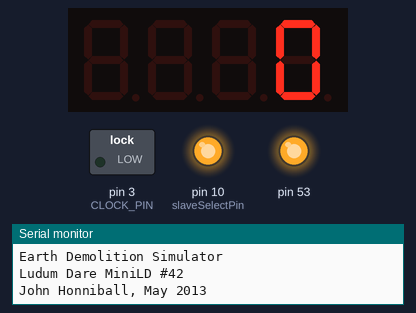
This sketch was run on a simulated Arduino Mega 2560, built with avr-gcc and run on an emulated ATmega2560. Shown: 4-digit seven-segment display, switched loads named in the sketch (green lamp = pin HIGH), output pins drawn as LEDs (lit = HIGH), the last lines printed to the serial monitor. Pins used as bus, display or sensor lines are not drawn.

Above: at 1.1 s.
At 4.0 s:
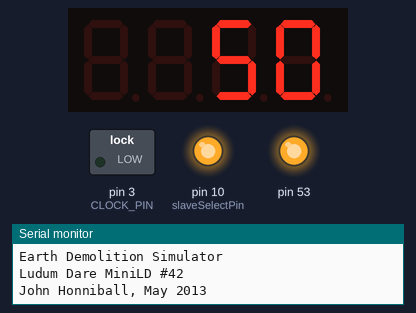
At 5.0 s:
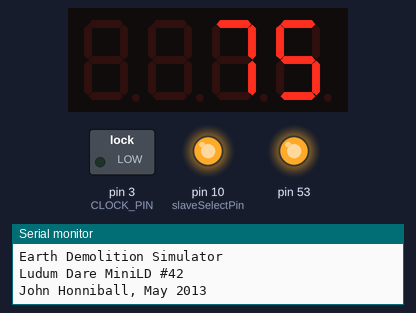
At 6.0 s:
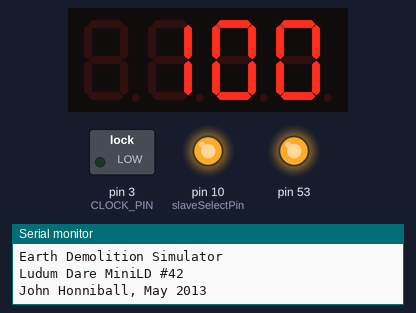
At 7.9 s:
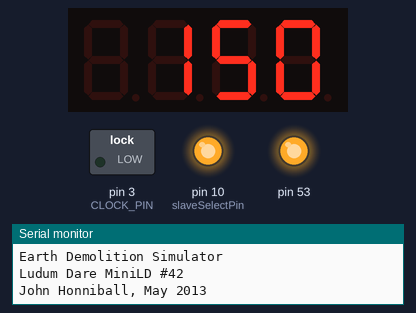
At 39.5 s:
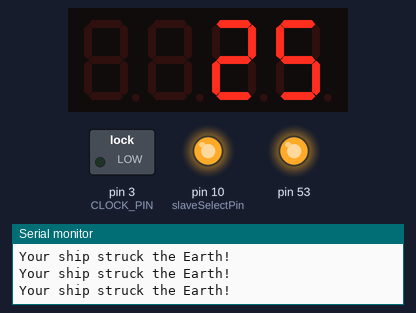

The sketch:

EarthDemSim.ino
```cpp
/* EarthDemSim --- Earth Demolition Simulator         2013-05-26 */
/* Copyright (c) 2013 John Honniball */

/* Released under the GNU Public Licence (GPL) */

#include <SPI.h>
#ifdef OLD_SCORE_DISPLAY
#include <Wire.h>
#else
#include <TM1637Display.h>
#endif

// Direct port I/O defines for Arduino with ATmega328
// Change these if running on Mega Arduino
#define LEDOUT PORTB
#define CS     0x04
#define SDA    0x08
#define SCLK   0x20

// Connections to NES controller
#define LATCH_PIN    2
#define CLOCK_PIN    3
#define DATA_PIN     4

#define NESOUT       PORTD
#define NESIN        PIND
#define LATCH_BIT    (1 << LATCH_PIN)
#define CLOCK_BIT    (1 << CLOCK_PIN)
#define DATA_BIT     (1 << DATA_PIN)

// Connections to MAX7219 via SPI port on AVR chip
// I'm actually using a ready-made MAX7219 board and red LED
// matrix display, Deal Extreme (dx.com) SKU #184854
#define slaveSelectPin 10  // CS pin
#define SDAPin 11          // DIN pin
#define SCLKPin 13         // CLK pin

#ifdef OLD_SCORE_DISPLAY
// I2C address of SAA1064 LED driver chip
#define SAA1064_ADDR (56)
#else
// I/O pins for TM1637 connection
#define TM1637_CLOCK_PIN  5
#define TM1637_DATA_PIN   6
#endif

// Bits returned by 'readNES':
#define NES_A        1
#define NES_B        2
#define NES_SELECT   4
#define NES_START    8
#define NES_N       16
#define NES_S       32
#define NES_W       64
#define NES_E      128

// Registers in MAX7219
#define NOOP_REG        (0x00)
// Display registers 1 to 8
#define DECODEMODE_REG  (0x09)
#define INTENSITY_REG   (0x0A)
#define SCANLIMIT_REG   (0x0B)
#define SHUTDOWN_REG    (0x0C)
#define DISPLAYTEST_REG (0x0F)

// Size of LED matrix
#define MAXX 8
#define MAXY 8
#define MAXROWS 8


// The pixel buffer, 8 bytes
unsigned char FrameBuffer[MAXY];

unsigned char EarthMap[8][8];

// Using small integers for Earth pixels allows future
// addition of features such as harder rock (which takes
// several shots to demolish), and so on.
unsigned char Earth8x8[8][8] = {
  {0, 0, 1, 1, 1, 1, 0, 0},
  {0, 1, 1, 2, 2, 1, 1, 0},
  {1, 1, 2, 3, 3, 2, 1, 1},
  {1, 2, 3, 4, 4, 3, 2, 1},
  {1, 2, 3, 4, 4, 3, 2, 1},
  {1, 1, 2, 3, 3, 2, 1, 1},
  {0, 1, 1, 2, 2, 1, 1, 0},
  {0, 0, 1, 1, 1, 1, 0, 0}
};

// Very inefficiently coded icon for winning
unsigned char WinIcon[8][8] = {
  {0, 0, 1, 1, 1, 1, 0, 0},
  {0, 1, 0, 0, 0, 0, 1, 0},
  {1, 0, 1, 0, 0, 1, 0, 1},
  {1, 0, 0, 0, 0, 0, 0, 1},
  {1, 0, 1, 0, 0, 1, 0, 1},
  {1, 0, 0, 1, 1, 0, 0, 1},
  {0, 1, 0, 0, 0, 0, 1, 0},
  {0, 0, 1, 1, 1, 1, 0, 0}
};

// Slightly less inefficiently coded icon for losing a ship
unsigned char ShipIcon[8][8] = {
  {4, 3, 0, 0, 0, 0, 3, 4},
  {4, 3, 2, 0, 0, 2, 3, 4},
  {3, 3, 2, 1, 1, 2, 3, 3},
  {2, 2, 2, 1, 1, 2, 2, 2},
  {0, 1, 1, 1, 1, 1, 1, 0},
  {0, 1, 1, 1, 1, 1, 1, 0},
  {2, 2, 2, 0, 0, 2, 2, 2},
  {3, 3, 0, 0, 0, 0, 3, 3}
};

unsigned char LoseIcon[8][8] = {
  {0, 0, 1, 1, 1, 1, 0, 0},
  {0, 1, 0, 0, 0, 0, 1, 0},
  {1, 0, 1, 0, 0, 1, 0, 1},
  {1, 0, 0, 0, 0, 0, 0, 1},
  {1, 0, 0, 1, 1, 0, 0, 1},
  {1, 0, 1, 0, 0, 1, 0, 1},
  {0, 1, 0, 0, 0, 0, 1, 0},
  {0, 0, 1, 1, 1, 1, 0, 0}
};

#ifdef OLD_SCORE_DISPLAY
#define A (1 << 0)
#define B (1 << 1)
#define C (1 << 2)
#define D (1 << 3)
#define E (1 << 4)
#define F (1 << 5)
#define G (1 << 6)
#define DP (1 << 7)

// Table of seven-segment digits 0-9
unsigned char Segtab[10] = {
  A | B | C | D | E | F,     // 0
  D | E,                     // 1
  A | C | D | F | G,         // 2
  C | D | E | F | G,         // 3
  B | D | E | G,             // 4
  B | C | E | F | G,         // 5
  A | B | C | E | F | G,     // 6
  C | D | E,                 // 7
  A | B | C | D | E | F | G, // 8
  B | C | D | E | F | G      // 9
};
#endif


struct {
  int x, y;
} Missile;

int Brightness = 7; // LED matrix display brightness
int Playerpos;   // Player position 0..15
int Playerx;     // Player X, 0..7
int Earthy;
int Score;

#ifndef OLD_SCORE_DISPLAY
TM1637Display ScoreDisplay(TM1637_CLOCK_PIN, TM1637_DATA_PIN);
#endif

void setup(void)
{
  Serial.begin(9600);

  Serial.println("Earth Demolition Simulator");
  Serial.println("Ludum Dare MiniLD #42");
  Serial.println("John Honniball, May 2013");

  // Initialise LED matrix controller chip
  max7219_begin();

  // Set up I/O pins for the NES controller
  pinMode(LATCH_PIN, OUTPUT);
  pinMode(CLOCK_PIN, OUTPUT);
  pinMode(DATA_PIN, INPUT);

  digitalWrite(LATCH_PIN, LOW);
  digitalWrite(CLOCK_PIN, LOW);

  // Clear frame buffer and LED matrix (all pixels off)
  clrFrame();

  updscreen();

#ifdef OLD_SCORE_DISPLAY
  saa1064_begin();
#else
  ScoreDisplay.setBrightness(Brightness / 2, false);
  ScoreDisplay.showNumberDec(0);
#endif

  // Wait one second
  delay(1000);

#ifndef OLD_SCORE_DISPLAY
  ScoreDisplay.setBrightness(Brightness / 2, true);
#endif

  setleds(0);
}


void loop(void)
{
  // Press START
  waitReady();

  runGame();
}


/* waitReady --- wait for the player to be ready and press START */

void waitReady(void)
{
  unsigned int nesbits;

  clrFrame();

  // Draw prompt screen
  setHline(1, 6, 3);
  setHline(1, 6, 4);

  updscreen();

  do {
    nesbits = readNES();

    // Allow brightness adjustment while waiting for START
    if ((nesbits & NES_N) && (Brightness < 15)) {
      ++Brightness;
      max7219write(INTENSITY_REG, Brightness);
#ifndef OLD_SCORE_DISPLAY
      ScoreDisplay.setBrightness(Brightness / 2);
      setleds(Score);
#endif
    }

    if ((nesbits & NES_S) && (Brightness > 0)) {
      --Brightness;
      max7219write(INTENSITY_REG, Brightness);
#ifndef OLD_SCORE_DISPLAY
      ScoreDisplay.setBrightness(Brightness / 2);
      setleds(Score);
#endif
    }

    delay(100);
  } while ((nesbits & NES_START) == 0);
}


/* runGame --- run a single game to either win or lose */

void runGame(void)
{
  int ship;
  int won;

  memcpy(EarthMap, Earth8x8, sizeof (EarthMap));  // Refresh Earth

  Score = 0;
  setleds(Score);

  for (ship = 3; ship > 0; ship--) {
    showShips(ship);

    won = runLevel();

    if (won)
      break;
    else
      showLoseShip();
  }

  if (won)
    showWin();
  else
    showLose();
}


/* showShips --- show player how many ships remain */

void showShips(int ships)
{
  int f, s;

  // The ship that is about to play will blink on and off
  for (f = 0; f < 5; f++) {
    clrFrame();

    for (s = 0; s < ships; s++)
      drawPlayer(6, s * 3);

    updscreen();

    delay(200);

    clrFrame();

    for (s = 0; s < (ships - 1); s++)
      drawPlayer(6, s * 3);

    updscreen();

    delay(100);
  }
}


/* runLevel --- play a single level of the game */

int runLevel(void)
{
  int playing = true;
  int frame = 0;
  int earthSpeed;
  int won = 0;

  Earthy = 8;  // Earth just off-screen
  earthSpeed = 25;  // Earth moves every 25 frames, 1 second
  Playerpos = 2;
  Playerx = Playerpos / 2;
  Missile.x = Playerx;
  Missile.y = MAXY;

  while (playing) {
    // Record timer in milliseconds at start of frame cycle
    const long int start = millis();

    drawBackground();

    drawPlayer(Playerx, 0);

    drawMissile();

    drawEarth(frame);

    updscreen();

    const unsigned int nesbits = readNES();
//  Serial.println(nesbits, HEX);

    if (nesbits & NES_W)
      goLeft();

    if (nesbits & NES_E)
      goRight();

    // Move the missile, or fire a new one
    if (Missile.y < MAXY) {
      Missile.y++;
      if (missileCollision()) {
        Missile.y = MAXY;
        Score += 25;
        setleds(Score);
      }
    }
    else if (nesbits & (NES_A | NES_B)) { // A or B buttons both fire, for
      Missile.x = Playerx;                // ease of use with FlightGrip 2
      Missile.y = 1;
    }

    if (demolished()) {
      Serial.println("Earth demolished, you win");
      won = 1;
      playing = 0;
    }

    // Earth moves one pixel closer every 25 frames (1 sec)
    if ((frame % earthSpeed) == 0)
      Earthy--;

    if (earthCollision()) {
      Serial.println("Your ship struck the Earth!");
      playing = 0;
    }

    // If we allow the Earth to pass by, re-set it
    if (Earthy < -10) {
      Serial.println("Earth passed by, re-targeting!");
      earthSpeed = (earthSpeed * 4) / 5;

      if (earthSpeed < 2)
        earthSpeed = 1;

      turnEarth90();
      Earthy = 8;
    }

    frame++;

    // Work out timing for this frame
    const long int now = millis();
    const int elapsed = now - start;

//    Serial.print(elapsed);
//    Serial.println("ms.");

    if (elapsed < 40)
      delay(40 - elapsed);
  }

  delay(500);

  return (won);
}


/* showWin --- display winning animation */

void showWin(void)
{
  int x, y;

  clrFrame();

  for (x = 0; x < MAXX; x++) {
    for (y = 0 ; y < MAXY; y++) {
      if (WinIcon[y][x] != 0)
        setPixel(x, 7 - y);
    }
  }

  updscreen();

  delay(4000);
}


/* showLose --- display losing animation */

void showLose(void)
{
  int x, y;

  clrFrame();

  for (x = 0; x < MAXX; x++) {
    for (y = 0 ; y < MAXY; y++) {
      if (LoseIcon[y][x] != 0)
        setPixel(x, 7 - y);
    }
  }

  updscreen();

  delay(4000);
}


/* showLoseShip --- display lose-a-ship animation */

void showLoseShip(void)
{
  int x, y;
  int frame;

  for (frame = 1; frame <= 4; frame++) {
    clrFrame();

    for (x = 0; x < MAXX; x++) {
      for (y = 0 ; y < MAXY; y++) {
        if (ShipIcon[y][x] == frame)
          setPixel(x, 7 - y);
      }
    }

    updscreen();

    delay(300);
  }

  clrFrame();
  updscreen();

  delay(500);
}


/* goLeft --- move player left */

void goLeft(void)
{
  if (Playerpos > 0)
    Playerpos--;

  Playerx = Playerpos / 2;
}


/* goRight --- move player right */

void goRight(void)
{
  if (Playerpos < ((MAXX * 2) - 1))
    Playerpos++;

  Playerx = Playerpos / 2;
}


/* demolished --- return true if the Earth has been entirely demolished */

int demolished(void)
{
  int x, y;

  for (x = 0; x < MAXX; x++) {
    for (y = 0 ; y < MAXY; y++) {
      if (EarthMap[y][x] != 0)
        return (0);
    }
  }

  return (1);
}


/* missileCollision --- detect collision between missile and Earth */

int missileCollision(void)
{
  int y;

  if (Missile.y < Earthy)
    return (0);

  y = Missile.y - Earthy;

  if (y > (MAXY - 1))
    return (0);

  switch (EarthMap[y][Missile.x]) {
  case 0:
    return (0);  // Space
    break;
  case 1:  // Crust
    EarthMap[y][Missile.x] = 0;
    break;
  case 2:  // Outer Mantle
    EarthMap[y][Missile.x] = 0;
    break;
  case 3:  // Inner Mantle
    EarthMap[y][Missile.x] = 5; // Takes two shots to destroy
    break;
  case 4:  // Core
    EarthMap[y][Missile.x] = 0;
    break;
  case 5:  // Inner Mantle, hit once (flickering)
    EarthMap[y][Missile.x] = 0;
    break;

  }

  return (1);
}


/* earthCollision --- detect collision between Earth and player */

int earthCollision(void)
{
  int y0, y1;

  if (Earthy > 1)
    return (0);  // Earth isn't low enough yet
  else if (Earthy < -7)
    return (0);

  y1 = 1 - Earthy;
  y0 = 0 - Earthy;

  if ((y1 >= 0) && (y1 < 8) && (EarthMap[y1][Playerx] != 0))
    return (1);

  if ((y0 >= 0) && (y0 < 8) && (Playerx > 0) && (EarthMap[y0][Playerx - 1] != 0))
    return (1);

  if ((y0 >= 0) && (y0 < 8) && (Playerx < (MAXX - 1)) && (EarthMap[y0][Playerx + 1] != 0))
    return (1);

  return (0);
}


/* turnEarth90 --- rotate pixel map for Earth by 90 degrees */

void turnEarth90(void)
{
  // We need to rotate 'EarthMap' by 90 degrees, but we don't want to
  // use a temporary 64-byte array. We do it by combining two reflections
  // which can be done in-place.
  int i, j;
  unsigned char temp;

  // First, we reflect in Y=X
  for (i = 0; i < (MAXX - 1); i++) {
    for (j = i + 1; j < MAXX; j++) {
      temp = EarthMap[i][j];
      EarthMap[i][j] = EarthMap[j][i];
      EarthMap[j][i] = temp;
    }
  }

  // Now, reflect about X mid-point
  for (i = 0; i < MAXY; i++) {
    for (j = 0; j < (MAXX / 2); j++) {
      temp = EarthMap[i][j];
      EarthMap[i][j] = EarthMap[i][7 -j];
      EarthMap[i][7 - j] = temp;
    }
  }
}


/* readNES --- read the NES controller */

unsigned int readNES(void)
{
  // With digitalRead/digitalWrite: 150us
  // With direct port I/O: 24us
//unsigned long int before, after;
  unsigned int nesbits = 0;
  int i;

//before = micros();

#ifdef SLOW_READNES
  digitalWrite(LATCH_PIN, HIGH);
  digitalWrite(LATCH_PIN, LOW);

  for (i = 0; i < 8; i++) {
    if (digitalRead(DATA_PIN) == LOW)
      nesbits |= (1 << i);

    digitalWrite(CLOCK_PIN, HIGH);
    digitalWrite(CLOCK_PIN, LOW);
  }
#else
  NESOUT |= LATCH_BIT;
  delayMicroseconds(2);
  NESOUT &= ~LATCH_BIT;

  for (i = 0; i < 8; i++) {
    delayMicroseconds(2);

    if ((NESIN & DATA_BIT) == 0)
      nesbits |= (1 << i);

    NESOUT |= CLOCK_BIT;
    delayMicroseconds(2);
    NESOUT &= ~CLOCK_BIT;
  }
#endif

//after = micros();
//Serial.print("readNES: ");
//Serial.print(after - before, DEC);
//Serial.println("us");

  return (nesbits);
}


/* drawBackground --- draw the screen background */

void drawBackground(void)
{
  // TODO: draw a couple of stars
  clrFrame();
}


/* drawMissile --- draw the missile (a single pixel) */

void drawMissile(void)
{
  if (Missile.y < MAXY)
    setPixel(Missile.x, Missile.y);
}


/* drawEarth --- draw the Earth approaching from top */

void drawEarth(const int frame)
{
  int x;

  if ((Earthy > 7) || (Earthy < -7))
    return;  // Earth is off-screen

  for (x = 0; x < MAXX; x++) {
    int ys = max(Earthy, 0);
    int ye = max(-Earthy, 0);

    for ( ; (ye < MAXY) && (ys < MAXY); ye++, ys++) {
      if (EarthMap[ye][x] != 0) {
        if (EarthMap[ye][x] == 5) {
          if (frame & 1)       // Draw on alternate frames
            setPixel(x, ys);   // for flicker effect
        }
        else
          setPixel(x, ys);
      }
    }
  }
}


/* drawPlayer --- draw an inverted T for the player */

void drawPlayer(const int x, const int y)
{
  if (x > 0)
    setPixel(x - 1, y);

  setPixel(x, y);
  setPixel(x, y + 1);

  if (x < 7)
    setPixel(x + 1, y);
}


/* clrFrame --- clear the entire frame (all LEDs off) */

void clrFrame(void)
{
  memset(FrameBuffer, 0, sizeof (FrameBuffer));
}


/* setVline --- draw vertical line */

void setVline(const unsigned int x, const unsigned int y1, const unsigned int y2)
{
  unsigned int y;

  for (y = y1; y <= y2; y++)
    setPixel(x, y);
}


/* clrVline --- draw vertical line */

void clrVline(const unsigned int x, const unsigned int y1, const unsigned int y2)
{
  unsigned int y;

  for (y = y1; y <= y2; y++)
    clrPixel(x, y);
}


/* setHline --- set pixels in a horizontal line */

void setHline(const unsigned int x1, const unsigned int x2, const unsigned int y)
{
  unsigned int x;

  for (x = x1; x <= x2; x++)
    setPixel(x, y);
}


/* clrHline --- clear pixels in a horizontal line */

void clrHline(const unsigned int x1, const unsigned int x2, const unsigned int y)
{
  unsigned int x;

  if (y < MAXY) {
    for (x = x1; x <= x2; x++)
      clrPixel(x, y);
  }
}


/* setRect --- set pixels in a (non-filled) rectangle */

void setRect(const int x1, const int y1, const int x2, const int y2)
{
  setHline(x1, x2, y1);
  setVline(x2, y1, y2);
  setHline(x1, x2, y2);
  setVline(x1, y1, y2);
}


/* fillRect --- set pixels in a filled rectangle */

void fillRect(const int x1, const int y1, const int x2, const int y2, const int ec, const int fc)
{
  int y;

  for (y = y1; y <= y2; y++)
    if (fc == 0)
      clrHline(x1, x2, y);
    else if (fc == 1)
      setHline(x1, x2, y);

  if (ec == 1) {
    setHline(x1, x2, y1);
    setVline(x2, y1, y2);
    setHline(x1, x2, y2);
    setVline(x1, y1, y2);
  }
  else if (ec == 0) {
    clrHline(x1, x2, y1);
    clrVline(x2, y1, y2);
    clrHline(x1, x2, y2);
    clrVline(x1, y1, y2);
  }
}


/* setPixel --- set a single pixel in the frame buffer */

void setPixel(const int x, const int y)
{
  FrameBuffer[y] |= (1 << x);
}


/* clrPixel --- clear a single pixel in the frame buffer */

void clrPixel(const int x, const int y)
{
  FrameBuffer[y] &= ~(1 << x);
}


/* updscreen --- update the physical screen from the frame buffer */

void updscreen(void)
{
// About 40us on 16MHz Arduino
//  unsigned long int before, after;
  int r;

//  before = micros();

  for (r = 0; r < MAXY; r++) {
    max7219write(r + 1, FrameBuffer[r]);
  }

//  after = micros();

//  Serial.print(after - before);
//  Serial.println("us updscreen");
}


/* max7219_begin --- initialise the MAX219 LED driver */

void max7219_begin(void)
{
  int i;

  /* Configure I/O pins on Arduino */
  pinMode(slaveSelectPin, OUTPUT);
  pinMode(SDAPin, OUTPUT);
  pinMode(SCLKPin, OUTPUT);

  digitalWrite(slaveSelectPin, HIGH);
  digitalWrite(SDAPin, HIGH);
  digitalWrite(SCLKPin, HIGH);

  SPI.begin();
  // The following line fails on arduino-0021 due to a bug in the SPI library
  // Compile with arduino-0022 or later
  SPI.setClockDivider(SPI_CLOCK_DIV2);
  SPI.setBitOrder(MSBFIRST);
  SPI.setDataMode(SPI_MODE0);

  /* Start configuring the MAX7219 LED controller */
  max7219write(DISPLAYTEST_REG, 0); // Switch off display test mode

  max7219write(SHUTDOWN_REG, 1);    // Exit shutdown

  max7219write(INTENSITY_REG, 7);   // Brightness half

  max7219write(DECODEMODE_REG, 0);  // No decoding; we don't have a 7-seg display

  max7219write(SCANLIMIT_REG, 7);   // Scan limit 7 to scan entire display

  for (i = 0; i < 8; i++) {
    max7219write(i + 1, 0);
  }
}


/* max7219write16 --- write a 16-bit command word to the MAX7219 */

void max7219write16(const unsigned int i)
{
// Use direct port I/O and hardware SPI for speed

  LEDOUT &= ~CS;    //  digitalWrite(slaveSelectPin, LOW);
  SPI.transfer(i >> 8);
  SPI.transfer(i & 0xff);
  LEDOUT |= CS;     //  digitalWrite(slaveSelectPin, HIGH);
}


/* max7219write --- write a command to the MAX7219 */

void max7219write(const unsigned char reg, const unsigned char val)
{
// Use direct port I/O and hardware SPI for speed

  LEDOUT &= ~CS;    //  digitalWrite(slaveSelectPin, LOW);
  SPI.transfer(reg);
  SPI.transfer(val);
  LEDOUT |= CS;     //  digitalWrite(slaveSelectPin, HIGH);
}


#ifdef OLD_SCORE_DISPLAY
/* saa1064_begin --- set up the SAA1064 I2C LED driver */

void saa1064_begin(void)
{
#ifdef SAA1064_SELFTEST
  int i, b;
#endif

  Wire.begin();

  Wire.beginTransmission(SAA1064_ADDR);
  Wire.write(0);
  Wire.write(0x67);  // Mux mode, digits unblanked
  Wire.endTransmission();

#ifdef SAA1064_SELFTEST
  for (b = 0; b < 8; b++) {
    i = 1 << b;
    Wire.beginTransmission(SAA1064_ADDR);
    Wire.write(1);
    Wire.write(i);  // One segment on
    Wire.write(i);  // One segment on
    Wire.write(i);  // One segment on
    Wire.write(i);  // One segment on
    Wire.endTransmission();
    delay(500);
  }

  setleds(1234);
  delay(500);
  setleds(4567);
  delay(500);
  setleds(7890);
#endif
}


/* saa1064setdig --- send a single digit to the SAA1064 LED driver */

void saa1064setdig(const int dig, const int val)
{
  Wire.beginTransmission(SAA1064_ADDR);
  Wire.write(dig + 1);
  Wire.write(val);
  Wire.endTransmission();
}
#endif


/* setleds --- display a four-digit decimal number in the LEDs */

void setleds(const int val)
{
#ifdef OLD_SCORE_DISPLAY
  char digits[8];
  int i;

  snprintf(digits, sizeof (digits), "%04d", val);

  for (i = 0; i < 4; i++) {
    const int d = digits[i] - '0';

    const unsigned int segs = Segtab[d];

    saa1064setdig(i, segs);
  }
#else
  ScoreDisplay.showNumberDec(val);
#endif
}
```

Measured:
- what the display in image 0 shows lasts 1.9 s, from 1.1 s to 3.0 s
- what the display in image 1 shows lasts 0.9 s, from 4.0 s to 4.9 s
- what the display in image 4 shows lasts 29.8 s, from 7.8 s to 37.6 s
